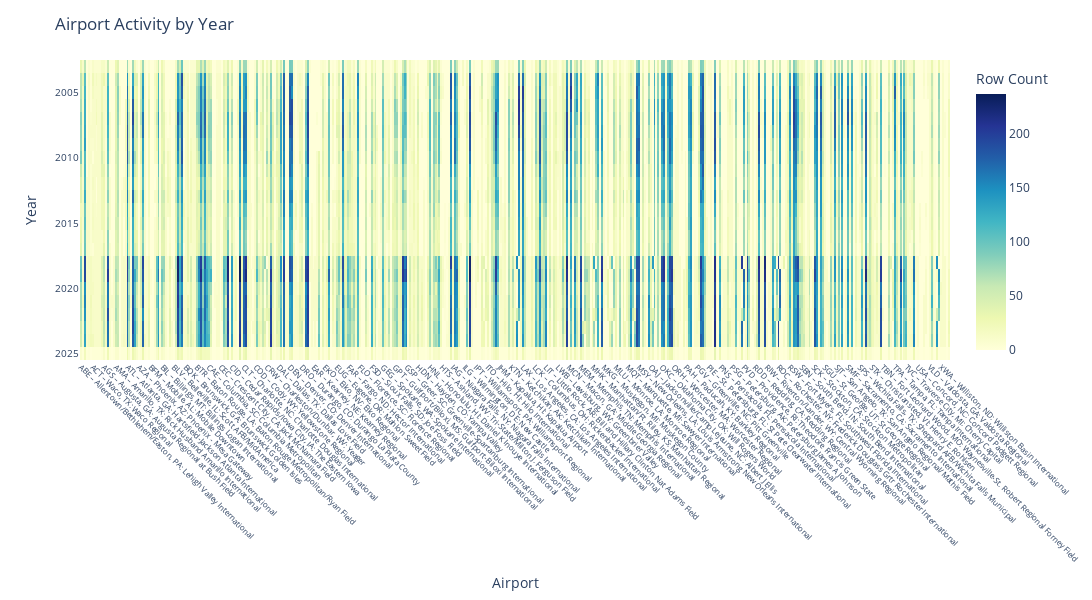

Write notebook code for a chart like this one.
### Markdown cell above
#### Flights in Each Airport per Year

### Code cell
# Pivot table with airports on rows and years on columns
airport_year_matrix = (
    df.groupby(['airport', 'airport_name', 'year'])
    .size()
    .reset_index(name='n_rows')
    .pivot_table(
        index=['airport', 'airport_name'],
        columns='year',
        values='n_rows',
        fill_value=0
    )
)

# Create a readable label: "XXX – Airport Name"
airport_year_matrix.index = airport_year_matrix.index.map(
    lambda x: f"{x[0]} – {x[1]}"
)

# Transpose the matrix: now years = rows, airports = columns
airport_year_matrix = airport_year_matrix.T

fig = px.imshow(
    airport_year_matrix,
    labels=dict(x="Airport", y="Year", color="Row Count"),
    aspect="auto",
    color_continuous_scale="YlGnBu"
)

fig.update_layout(
    width=3000,  # adjust as needed
    height=600,
    title="Airport Activity by Year",
    xaxis_tickangle=45,
    xaxis=dict(
        tickfont=dict(size=8)  # smaller x-axis font
    ),
    yaxis=dict(
        tickfont=dict(size=10)  # smaller y-axis font
    )
)

fig.show()

### Figure 1 — Plotly figure (JSON) as saved in the notebook; plotly's stock layout.template omitted (floating-point values rounded to 4 significant figures; data arrays with more than 128 entries replaced by an {"elided": "..."} marker saying what was removed)
{"data": [{"coloraxis": "coloraxis", "hovertemplate": "Airport: %{x}<br>Year: %{y}<br>Row Count: %{z}<extra></extra>", "name": "0", "type": "heatmap", "x": {"elided": "449 str values"}, "xaxis": "x", "y": [2003, 2004, 2005, 2006, 2007, 2008, 2009, 2010, 2011, 2012, 2013, 2014, 2015, 2016, 2017, 2018, 2019, 2020, 2021, 2022, 2023, 2024, 2025], "yaxis": "y", "z": {"elided": "23x449 float values"}}], "layout": {"coloraxis": {"colorbar": {"title": {"text": "Row Count"}}, "colorscale": [[0, "rgb(255,255,217)"], [0.125, "rgb(237,248,177)"], [0.25, "rgb(199,233,180)"], [0.375, "rgb(127,205,187)"], [0.5, "rgb(65,182,196)"], [0.625, "rgb(29,145,192)"], [0.75, "rgb(34,94,168)"], [0.875, "rgb(37,52,148)"], [1, "rgb(8,29,88)"]]}, "height": 600, "margin": {"t": 60}, "title": {"text": "Airport Activity by Year"}, "width": 3000, "xaxis": {"anchor": "y", "domain": [0, 1], "tickangle": 45, "tickfont": {"size": 8}, "title": {"text": "Airport"}}, "yaxis": {"anchor": "x", "autorange": "reversed", "domain": [0, 1], "tickfont": {"size": 10}, "title": {"text": "Year"}}}}
